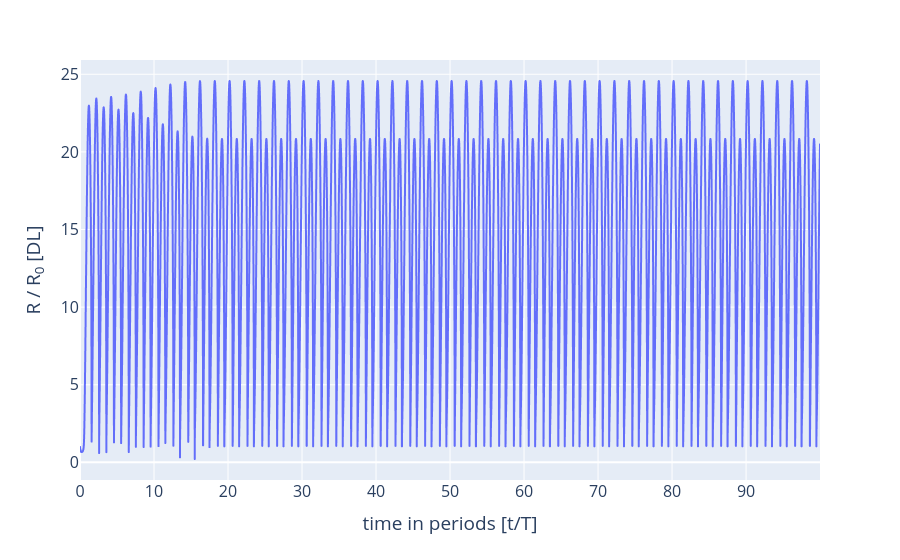

The notebook cell saved with this chart:
### Markdown cell above
Visualise the results:

### Code cell
fig = px.line(x=BD_obj.time / period, y=BD_obj.R)
fig.update_layout(
    xaxis=dict(title="time in periods [t/T]"),
    yaxis=dict(title="R / R<sub>0</sub> [DL]"), font_size=16, #r"$\text{Relative radius } [R/R_0]$"), font_size = 16,
)
fig.show()

### Figure 1 — Plotly figure (JSON) as saved in the notebook; plotly's stock layout.template omitted (floating-point values rounded to 4 significant figures; data arrays with more than 128 entries replaced by an {"elided": "..."} marker saying what was removed)
{"data": [{"hovertemplate": "x=%{x}<br>y=%{y}<extra></extra>", "legendgroup": "", "line": {"color": "#636efa", "dash": "solid"}, "marker": {"symbol": "circle"}, "mode": "lines", "name": "", "showlegend": false, "type": "scattergl", "x": {"elided": "10000 float values"}, "xaxis": "x", "y": {"elided": "10000 float values"}, "yaxis": "y"}], "layout": {"font": {"size": 16}, "legend": {"tracegroupgap": 0}, "margin": {"t": 60}, "xaxis": {"anchor": "y", "domain": [0, 1], "title": {"text": "time in periods [t/T]"}}, "yaxis": {"anchor": "x", "domain": [0, 1], "title": {"text": "R / R<sub>0</sub> [DL]"}}}}
